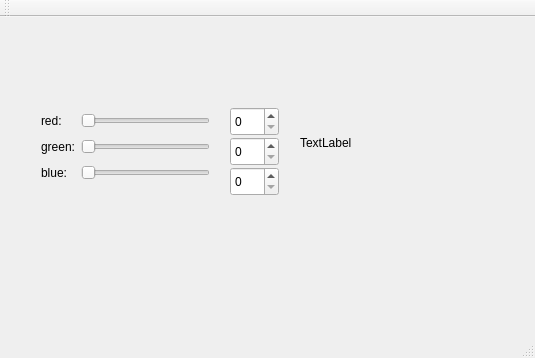
<?xml version="1.0" encoding="UTF-8"?>
<ui version="4.0">
 <class>MainWindow</class>
 <widget class="QMainWindow" name="MainWindow">
  <property name="geometry">
   <rect>
    <x>0</x>
    <y>0</y>
    <width>535</width>
    <height>358</height>
   </rect>
  </property>
  <property name="windowTitle">
   <string>MainWindow</string>
  </property>
  <widget class="QWidget" name="centralWidget">
   <widget class="QWidget" name="gridLayoutWidget">
    <property name="geometry">
     <rect>
      <x>30</x>
      <y>80</y>
      <width>191</width>
      <height>101</height>
     </rect>
    </property>
    <layout class="QGridLayout" name="gridLayout">
     <item row="1" column="1">
      <widget class="QSlider" name="horizontalSliderRed">
       <property name="orientation">
        <enum>Qt::Horizontal</enum>
       </property>
      </widget>
     </item>
     <item row="3" column="0">
      <widget class="QLabel" name="labelBlue">
       <property name="text">
        <string>blue:</string>
       </property>
      </widget>
     </item>
     <item row="1" column="0">
      <widget class="QLabel" name="labelRed">
       <property name="text">
        <string>red:</string>
       </property>
      </widget>
     </item>
     <item row="3" column="1">
      <widget class="QSlider" name="horizontalSliderBlue">
       <property name="orientation">
        <enum>Qt::Horizontal</enum>
       </property>
      </widget>
     </item>
     <item row="2" column="1">
      <widget class="QSlider" name="horizontalSliderGreen">
       <property name="orientation">
        <enum>Qt::Horizontal</enum>
       </property>
      </widget>
     </item>
     <item row="2" column="0">
      <widget class="QLabel" name="labelGreen">
       <property name="text">
        <string>green:</string>
       </property>
      </widget>
     </item>
    </layout>
   </widget>
   <widget class="QLabel" name="colorLabel">
    <property name="geometry">
     <rect>
      <x>300</x>
      <y>100</y>
      <width>62</width>
      <height>51</height>
     </rect>
    </property>
    <property name="text">
     <string>TextLabel</string>
    </property>
   </widget>
   <widget class="QSpinBox" name="spinBoxRed">
    <property name="geometry">
     <rect>
      <x>230</x>
      <y>90</y>
      <width>49</width>
      <height>29</height>
     </rect>
    </property>
   </widget>
   <widget class="QSpinBox" name="spinBoxGreen">
    <property name="geometry">
     <rect>
      <x>230</x>
      <y>120</y>
      <width>49</width>
      <height>29</height>
     </rect>
    </property>
   </widget>
   <widget class="QSpinBox" name="spinBoxBlue">
    <property name="geometry">
     <rect>
      <x>230</x>
      <y>150</y>
      <width>49</width>
      <height>29</height>
     </rect>
    </property>
   </widget>
  </widget>
  <widget class="QMenuBar" name="menuBar">
   <property name="geometry">
    <rect>
     <x>0</x>
     <y>0</y>
     <width>535</width>
     <height>25</height>
    </rect>
   </property>
  </widget>
  <widget class="QToolBar" name="mainToolBar">
   <attribute name="toolBarArea">
    <enum>TopToolBarArea</enum>
   </attribute>
   <attribute name="toolBarBreak">
    <bool>false</bool>
   </attribute>
  </widget>
  <widget class="QStatusBar" name="statusBar"/>
 </widget>
 <layoutdefault spacing="6" margin="11"/>
 <resources/>
 <connections>
  <connection>
   <sender>horizontalSliderRed</sender>
   <signal>valueChanged(int)</signal>
   <receiver>spinBoxRed</receiver>
   <slot>setValue(int)</slot>
   <hints>
    <hint type="sourcelabel">
     <x>160</x>
     <y>140</y>
    </hint>
    <hint type="destinationlabel">
     <x>244</x>
     <y>147</y>
    </hint>
   </hints>
  </connection>
  <connection>
   <sender>spinBoxRed</sender>
   <signal>valueChanged(int)</signal>
   <receiver>horizontalSliderRed</receiver>
   <slot>setValue(int)</slot>
   <hints>
    <hint type="sourcelabel">
     <x>249</x>
     <y>137</y>
    </hint>
    <hint type="destinationlabel">
     <x>182</x>
     <y>139</y>
    </hint>
   </hints>
  </connection>
  <connection>
   <sender>horizontalSliderGreen</sender>
   <signal>valueChanged(int)</signal>
   <receiver>spinBoxGreen</receiver>
   <slot>setValue(int)</slot>
   <hints>
    <hint type="sourcelabel">
     <x>159</x>
     <y>171</y>
    </hint>
    <hint type="destinationlabel">
     <x>249</x>
     <y>178</y>
    </hint>
   </hints>
  </connection>
  <connection>
   <sender>spinBoxGreen</sender>
   <signal>valueChanged(int)</signal>
   <receiver>horizontalSliderGreen</receiver>
   <slot>setValue(int)</slot>
   <hints>
    <hint type="sourcelabel">
     <x>237</x>
     <y>168</y>
    </hint>
    <hint type="destinationlabel">
     <x>174</x>
     <y>174</y>
    </hint>
   </hints>
  </connection>
  <connection>
   <sender>horizontalSliderBlue</sender>
   <signal>valueChanged(int)</signal>
   <receiver>spinBoxBlue</receiver>
   <slot>setValue(int)</slot>
   <hints>
    <hint type="sourcelabel">
     <x>157</x>
     <y>201</y>
    </hint>
    <hint type="destinationlabel">
     <x>241</x>
     <y>212</y>
    </hint>
   </hints>
  </connection>
  <connection>
   <sender>spinBoxBlue</sender>
   <signal>valueChanged(int)</signal>
   <receiver>horizontalSliderBlue</receiver>
   <slot>setValue(int)</slot>
   <hints>
    <hint type="sourcelabel">
     <x>249</x>
     <y>200</y>
    </hint>
    <hint type="destinationlabel">
     <x>178</x>
     <y>205</y>
    </hint>
   </hints>
  </connection>
 </connections>
</ui>
